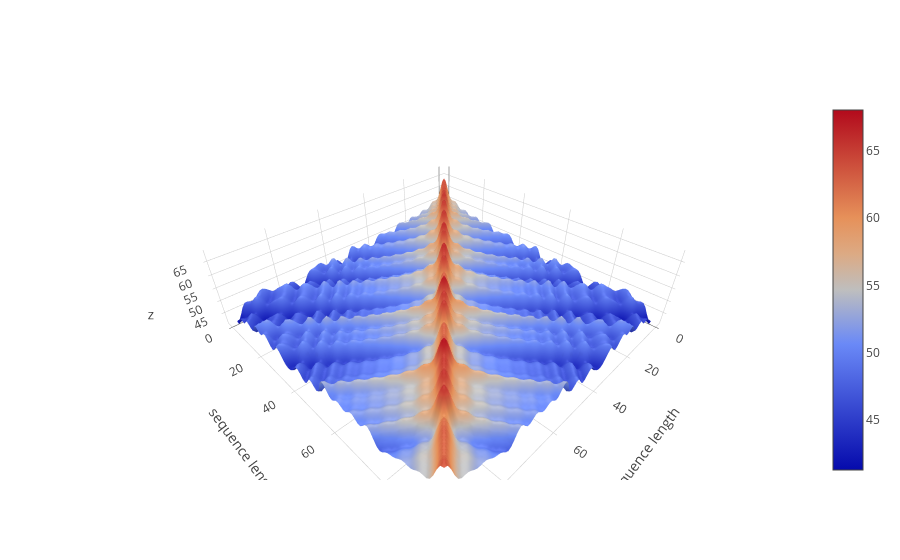

The cell this chart's notebook holds for it:
### Code cell
# 3d可视化
relation_matrix = np.dot(positional_encoding, positional_encoding.T)[1:, 1:]
data = [go.Surface(z=relation_matrix)]
layout = go.Layout(scene={"xaxis": {'title': "sequence length"}, "yaxis": {"title": "sequence length"}})
fig = go.Figure(data=data, layout=layout)
iplot(fig)

### Figure 1 — Plotly figure (JSON) as saved in the notebook; plotly's stock layout.template omitted (floating-point values rounded to 4 significant figures; data arrays with more than 128 entries replaced by an {"elided": "..."} marker saying what was removed)
{"data": [{"z": {"elided": "99x99 float values"}, "type": "surface", "uid": "be4ea6cb-8316-4afa-86c3-51a72b854d53"}], "layout": {"scene": {"xaxis": {"title": {"text": "sequence length"}}, "yaxis": {"title": {"text": "sequence length"}}}}}
